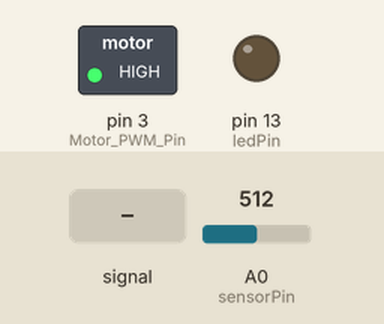
This sketch was run on a simulated Arduino Uno, built with avr-gcc and run on an emulated ATmega328P. Shown: switched loads named in the sketch (green lamp = pin HIGH), output pins drawn as LEDs (lit = HIGH). The inputs (shaded band) are chosen by the test bench; at power-on: A0 (sensorPin) = 512. What the sketch prints to the serial monitor is not drawn.

Above: at 1.2 s.
1.3 s: A0 (sensorPin) fed a 2 Hz sine of ±306 counts around its level
At 2.16 s:
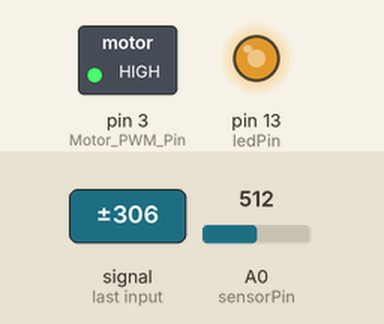
4.3 s: A0 (sensorPin) set to 531
5.8 s: A0 (sensorPin) set to 1023
At 6.6 s:
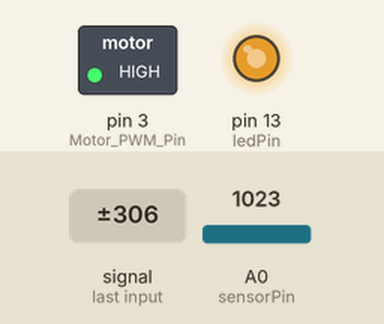
Timing chart, 0 to 8.8 s (numbered marks = the images above; inputs shaded):
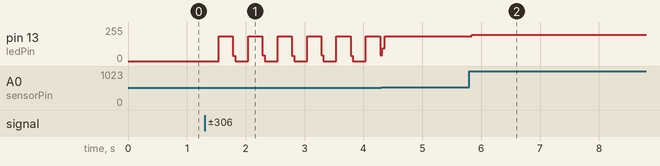

The sketch:

analog-input.ino
```cpp
int sensorPin = A0;    // select the input pin for the potentiometer
int ledPin = 13;      // select the pin for the LED
int Motor_PWM_Pin = 3;      // select the pin for the LED
int Motor_Power_Level = 255;      // select the pin for the LED
int sensorValue = 0;  // variable to store the value coming from the sensor

void setup() {
  // declare the ledPin as an OUTPUT:
  pinMode(ledPin, OUTPUT);
  pinMode(Motor_PWM_Pin, OUTPUT);
  analogWrite(Motor_PWM_Pin, Motor_Power_Level);
  Serial.begin(115200);
}

void loop() {
  // read the value from the sensor:
  sensorValue = analogRead(sensorPin);
  // turn the ledPin on
  if (sensorValue > 512) {
    digitalWrite(ledPin, HIGH);
  }
  else {
    digitalWrite(ledPin, LOW);
  }
  Serial.println(sensorValue);
  // turn the ledPin off:
  digitalWrite(ledPin, LOW);
}
```

Measured:
- after the input at 1.3 s, pin 13 (ledPin): 0/255 → 187/255 after 0.24 s, then repeats every 1.0 s: 40/255 0.04 s, 0/255 0.22 s, 187/255 0.24 s, 42/255 0.04 s, 0/255 0.22 s, 187/255 0.24 s
- after the input at 5.8 s, pin 13 (ledPin): 187/255 → 198/255 at once
